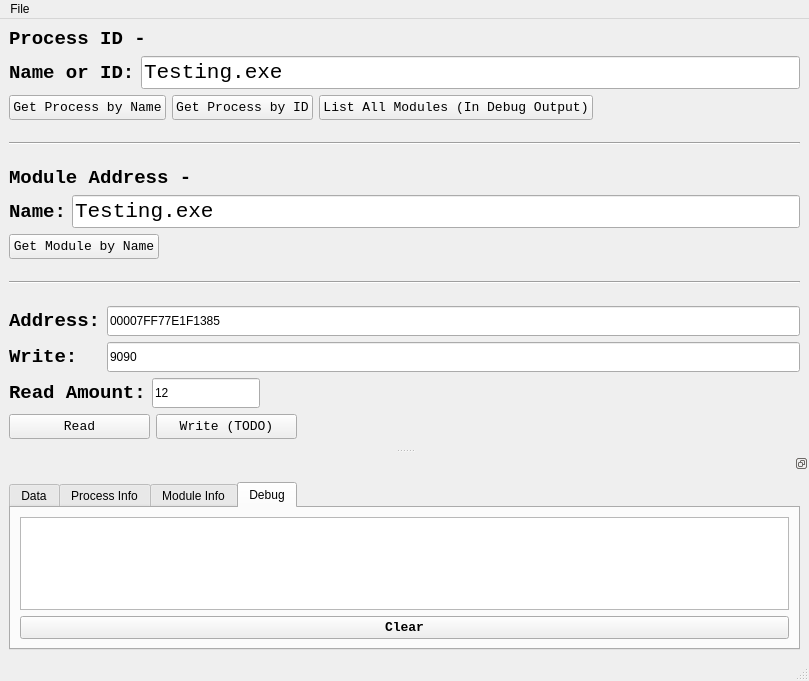
<?xml version="1.0" encoding="UTF-8"?>
<ui version="4.0">
 <class>MainWindow</class>
 <widget class="QMainWindow" name="MainWindow">
  <property name="geometry">
   <rect>
    <x>0</x>
    <y>0</y>
    <width>809</width>
    <height>681</height>
   </rect>
  </property>
  <property name="windowTitle">
   <string>ZEF - Z0F Exploitation Framework</string>
  </property>
  <widget class="QWidget" name="centralwidget">
   <layout class="QFormLayout" name="formLayout_3">
    <item row="0" column="0" colspan="2">
     <widget class="QLabel" name="lbl_ProcID">
      <property name="sizePolicy">
       <sizepolicy hsizetype="Expanding" vsizetype="Preferred">
        <horstretch>0</horstretch>
        <verstretch>0</verstretch>
       </sizepolicy>
      </property>
      <property name="minimumSize">
       <size>
        <width>250</width>
        <height>0</height>
       </size>
      </property>
      <property name="maximumSize">
       <size>
        <width>16777215</width>
        <height>500</height>
       </size>
      </property>
      <property name="font">
       <font>
        <family>Consolas</family>
        <pointsize>14</pointsize>
        <weight>75</weight>
        <bold>true</bold>
       </font>
      </property>
      <property name="mouseTracking">
       <bool>false</bool>
      </property>
      <property name="layoutDirection">
       <enum>Qt::LeftToRight</enum>
      </property>
      <property name="text">
       <string>Process ID -</string>
      </property>
      <property name="textFormat">
       <enum>Qt::PlainText</enum>
      </property>
      <property name="textInteractionFlags">
       <set>Qt::LinksAccessibleByMouse|Qt::TextSelectableByMouse</set>
      </property>
     </widget>
    </item>
    <item row="1" column="0" colspan="2">
     <layout class="QHBoxLayout" name="hLayout_txt_ProcName">
      <property name="sizeConstraint">
       <enum>QLayout::SetMaximumSize</enum>
      </property>
      <item>
       <widget class="QLabel" name="lbl_ProcName">
        <property name="font">
         <font>
          <family>Consolas</family>
          <pointsize>14</pointsize>
          <weight>75</weight>
          <bold>true</bold>
         </font>
        </property>
        <property name="text">
         <string>Name or ID:</string>
        </property>
       </widget>
      </item>
      <item>
       <widget class="QLineEdit" name="txt_ProcName">
        <property name="font">
         <font>
          <family>Consolas</family>
          <pointsize>16</pointsize>
          <weight>50</weight>
          <bold>false</bold>
         </font>
        </property>
        <property name="text">
         <string>Testing.exe</string>
        </property>
       </widget>
      </item>
     </layout>
    </item>
    <item row="2" column="0">
     <layout class="QHBoxLayout" name="hLayout_btn_GetProcBtns">
      <item>
       <widget class="QPushButton" name="btn_GetProcID">
        <property name="minimumSize">
         <size>
          <width>140</width>
          <height>25</height>
         </size>
        </property>
        <property name="font">
         <font>
          <family>Consolas</family>
          <pointsize>10</pointsize>
         </font>
        </property>
        <property name="text">
         <string>Get Process by Name</string>
        </property>
       </widget>
      </item>
      <item>
       <widget class="QPushButton" name="btn_GetProcName">
        <property name="minimumSize">
         <size>
          <width>141</width>
          <height>25</height>
         </size>
        </property>
        <property name="font">
         <font>
          <family>Consolas</family>
          <pointsize>10</pointsize>
         </font>
        </property>
        <property name="text">
         <string>Get Process by ID</string>
        </property>
       </widget>
      </item>
      <item>
       <widget class="QPushButton" name="btn_GetAllMods">
        <property name="sizePolicy">
         <sizepolicy hsizetype="MinimumExpanding" vsizetype="Preferred">
          <horstretch>0</horstretch>
          <verstretch>0</verstretch>
         </sizepolicy>
        </property>
        <property name="minimumSize">
         <size>
          <width>150</width>
          <height>25</height>
         </size>
        </property>
        <property name="maximumSize">
         <size>
          <width>16777215</width>
          <height>50</height>
         </size>
        </property>
        <property name="font">
         <font>
          <family>Consolas</family>
          <pointsize>10</pointsize>
         </font>
        </property>
        <property name="text">
         <string>List All Modules (In Debug Output)</string>
        </property>
       </widget>
      </item>
     </layout>
    </item>
    <item row="4" column="0" colspan="2">
     <layout class="QHBoxLayout" name="hLayout_Line1">
      <property name="rightMargin">
       <number>0</number>
      </property>
      <property name="bottomMargin">
       <number>0</number>
      </property>
      <item>
       <widget class="Line" name="line">
        <property name="orientation">
         <enum>Qt::Horizontal</enum>
        </property>
       </widget>
      </item>
     </layout>
    </item>
    <item row="5" column="0">
     <spacer name="verticalSpacer">
      <property name="orientation">
       <enum>Qt::Vertical</enum>
      </property>
      <property name="sizeType">
       <enum>QSizePolicy::Fixed</enum>
      </property>
      <property name="sizeHint" stdset="0">
       <size>
        <width>20</width>
        <height>10</height>
       </size>
      </property>
     </spacer>
    </item>
    <item row="6" column="0" colspan="2">
     <widget class="QLabel" name="lbl_ModAddr">
      <property name="sizePolicy">
       <sizepolicy hsizetype="Expanding" vsizetype="Preferred">
        <horstretch>0</horstretch>
        <verstretch>0</verstretch>
       </sizepolicy>
      </property>
      <property name="minimumSize">
       <size>
        <width>500</width>
        <height>0</height>
       </size>
      </property>
      <property name="maximumSize">
       <size>
        <width>16777215</width>
        <height>500</height>
       </size>
      </property>
      <property name="font">
       <font>
        <family>Consolas</family>
        <pointsize>14</pointsize>
        <weight>75</weight>
        <bold>true</bold>
       </font>
      </property>
      <property name="layoutDirection">
       <enum>Qt::LeftToRight</enum>
      </property>
      <property name="text">
       <string>Module Address -</string>
      </property>
      <property name="textFormat">
       <enum>Qt::PlainText</enum>
      </property>
      <property name="textInteractionFlags">
       <set>Qt::LinksAccessibleByMouse|Qt::TextSelectableByMouse</set>
      </property>
     </widget>
    </item>
    <item row="7" column="0" colspan="2">
     <layout class="QHBoxLayout" name="hLayout_txt_ModName">
      <item>
       <widget class="QLabel" name="lbl_ModName">
        <property name="font">
         <font>
          <family>Consolas</family>
          <pointsize>14</pointsize>
          <weight>75</weight>
          <bold>true</bold>
         </font>
        </property>
        <property name="text">
         <string>Name:</string>
        </property>
       </widget>
      </item>
      <item>
       <widget class="QLineEdit" name="txt_ModName">
        <property name="font">
         <font>
          <family>Consolas</family>
          <pointsize>16</pointsize>
          <weight>50</weight>
          <bold>false</bold>
         </font>
        </property>
        <property name="text">
         <string>Testing.exe</string>
        </property>
       </widget>
      </item>
     </layout>
    </item>
    <item row="8" column="0">
     <layout class="QHBoxLayout" name="hLayout_btn_GetMod">
      <item>
       <widget class="QPushButton" name="btn_GetModAddr">
        <property name="sizePolicy">
         <sizepolicy hsizetype="MinimumExpanding" vsizetype="Preferred">
          <horstretch>0</horstretch>
          <verstretch>0</verstretch>
         </sizepolicy>
        </property>
        <property name="minimumSize">
         <size>
          <width>150</width>
          <height>25</height>
         </size>
        </property>
        <property name="maximumSize">
         <size>
          <width>16777215</width>
          <height>50</height>
         </size>
        </property>
        <property name="font">
         <font>
          <family>Consolas</family>
          <pointsize>10</pointsize>
         </font>
        </property>
        <property name="text">
         <string>Get Module by Name</string>
        </property>
       </widget>
      </item>
     </layout>
    </item>
    <item row="10" column="0" colspan="2">
     <layout class="QHBoxLayout" name="hLayout_Line2">
      <property name="rightMargin">
       <number>0</number>
      </property>
      <property name="bottomMargin">
       <number>0</number>
      </property>
      <item>
       <widget class="Line" name="line_2">
        <property name="sizePolicy">
         <sizepolicy hsizetype="Expanding" vsizetype="Fixed">
          <horstretch>0</horstretch>
          <verstretch>0</verstretch>
         </sizepolicy>
        </property>
        <property name="orientation">
         <enum>Qt::Horizontal</enum>
        </property>
       </widget>
      </item>
     </layout>
    </item>
    <item row="12" column="0" colspan="2">
     <layout class="QHBoxLayout" name="hLayout_txt_Addr">
      <property name="rightMargin">
       <number>0</number>
      </property>
      <property name="bottomMargin">
       <number>0</number>
      </property>
      <item>
       <widget class="QLabel" name="lbl_Address">
        <property name="font">
         <font>
          <family>Consolas</family>
          <pointsize>14</pointsize>
          <weight>75</weight>
          <bold>true</bold>
         </font>
        </property>
        <property name="text">
         <string>Address:</string>
        </property>
       </widget>
      </item>
      <item>
       <widget class="QLineEdit" name="txt_Address">
        <property name="minimumSize">
         <size>
          <width>0</width>
          <height>30</height>
         </size>
        </property>
        <property name="text">
         <string>00007FF77E1F1385</string>
        </property>
       </widget>
      </item>
     </layout>
    </item>
    <item row="14" column="0">
     <layout class="QHBoxLayout" name="hLayout_txt_SizeAmnt">
      <property name="rightMargin">
       <number>0</number>
      </property>
      <property name="bottomMargin">
       <number>0</number>
      </property>
      <item>
       <widget class="QLabel" name="lbl_Size">
        <property name="font">
         <font>
          <family>Consolas</family>
          <pointsize>14</pointsize>
          <weight>75</weight>
          <bold>true</bold>
         </font>
        </property>
        <property name="text">
         <string>Read Amount:</string>
        </property>
       </widget>
      </item>
      <item>
       <widget class="QLineEdit" name="txt_Size">
        <property name="minimumSize">
         <size>
          <width>0</width>
          <height>30</height>
         </size>
        </property>
        <property name="text">
         <string>12</string>
        </property>
       </widget>
      </item>
     </layout>
    </item>
    <item row="15" column="0">
     <layout class="QHBoxLayout" name="hLayout_btn_RW">
      <property name="rightMargin">
       <number>0</number>
      </property>
      <property name="bottomMargin">
       <number>0</number>
      </property>
      <item>
       <widget class="QPushButton" name="btn_Read">
        <property name="minimumSize">
         <size>
          <width>141</width>
          <height>25</height>
         </size>
        </property>
        <property name="font">
         <font>
          <family>Consolas</family>
          <pointsize>10</pointsize>
         </font>
        </property>
        <property name="text">
         <string>Read</string>
        </property>
       </widget>
      </item>
      <item>
       <widget class="QPushButton" name="btn_Write">
        <property name="minimumSize">
         <size>
          <width>141</width>
          <height>25</height>
         </size>
        </property>
        <property name="font">
         <font>
          <family>Consolas</family>
          <pointsize>10</pointsize>
         </font>
        </property>
        <property name="text">
         <string>Write (TODO)</string>
        </property>
       </widget>
      </item>
     </layout>
    </item>
    <item row="11" column="0">
     <spacer name="verticalSpacer_2">
      <property name="orientation">
       <enum>Qt::Vertical</enum>
      </property>
      <property name="sizeType">
       <enum>QSizePolicy::Fixed</enum>
      </property>
      <property name="sizeHint" stdset="0">
       <size>
        <width>20</width>
        <height>10</height>
       </size>
      </property>
     </spacer>
    </item>
    <item row="3" column="0">
     <spacer name="verticalSpacer_3">
      <property name="orientation">
       <enum>Qt::Vertical</enum>
      </property>
      <property name="sizeType">
       <enum>QSizePolicy::Fixed</enum>
      </property>
      <property name="sizeHint" stdset="0">
       <size>
        <width>20</width>
        <height>10</height>
       </size>
      </property>
     </spacer>
    </item>
    <item row="9" column="0">
     <spacer name="verticalSpacer_4">
      <property name="orientation">
       <enum>Qt::Vertical</enum>
      </property>
      <property name="sizeType">
       <enum>QSizePolicy::Fixed</enum>
      </property>
      <property name="sizeHint" stdset="0">
       <size>
        <width>20</width>
        <height>10</height>
       </size>
      </property>
     </spacer>
    </item>
    <item row="13" column="0" colspan="2">
     <layout class="QHBoxLayout" name="hLayout_txt_Write">
      <property name="leftMargin">
       <number>0</number>
      </property>
      <property name="topMargin">
       <number>0</number>
      </property>
      <item>
       <widget class="QLabel" name="lbl_Write">
        <property name="font">
         <font>
          <family>Consolas</family>
          <pointsize>14</pointsize>
          <weight>75</weight>
          <bold>true</bold>
         </font>
        </property>
        <property name="text">
         <string>Write:  </string>
        </property>
       </widget>
      </item>
      <item>
       <widget class="QLineEdit" name="txt_Write">
        <property name="minimumSize">
         <size>
          <width>0</width>
          <height>30</height>
         </size>
        </property>
        <property name="text">
         <string>9090</string>
        </property>
       </widget>
      </item>
     </layout>
    </item>
   </layout>
  </widget>
  <widget class="QMenuBar" name="menubar">
   <property name="geometry">
    <rect>
     <x>0</x>
     <y>0</y>
     <width>809</width>
     <height>20</height>
    </rect>
   </property>
   <widget class="QMenu" name="menuFile">
    <property name="sizePolicy">
     <sizepolicy hsizetype="Preferred" vsizetype="Preferred">
      <horstretch>0</horstretch>
      <verstretch>0</verstretch>
     </sizepolicy>
    </property>
    <property name="title">
     <string>File</string>
    </property>
    <addaction name="action_About"/>
    <addaction name="action_Save"/>
    <addaction name="action_Load"/>
   </widget>
   <addaction name="menuFile"/>
  </widget>
  <widget class="QStatusBar" name="statusbar"/>
  <widget class="QDockWidget" name="dockWidget_2">
   <property name="features">
    <set>QDockWidget::DockWidgetFloatable|QDockWidget::DockWidgetMovable</set>
   </property>
   <attribute name="dockWidgetArea">
    <number>8</number>
   </attribute>
   <widget class="QWidget" name="dockWidgetContents_4">
    <layout class="QGridLayout" name="gridLayout">
     <item row="1" column="0">
      <widget class="QTabWidget" name="tabWidget">
       <property name="font">
        <font>
         <weight>50</weight>
         <bold>false</bold>
        </font>
       </property>
       <property name="tabPosition">
        <enum>QTabWidget::North</enum>
       </property>
       <property name="tabShape">
        <enum>QTabWidget::Rounded</enum>
       </property>
       <property name="currentIndex">
        <number>3</number>
       </property>
       <property name="movable">
        <bool>false</bool>
       </property>
       <widget class="QWidget" name="tab_Data">
        <attribute name="title">
         <string>Data</string>
        </attribute>
        <layout class="QGridLayout" name="gridLayout_2">
         <item row="0" column="0">
          <widget class="QPlainTextEdit" name="txt_Output">
           <property name="font">
            <font>
             <family>Consolas</family>
             <pointsize>12</pointsize>
             <weight>50</weight>
             <bold>false</bold>
             <stylestrategy>PreferDefault</stylestrategy>
            </font>
           </property>
           <property name="readOnly">
            <bool>true</bool>
           </property>
          </widget>
         </item>
        </layout>
       </widget>
       <widget class="QWidget" name="tab_ProcInfo">
        <attribute name="title">
         <string>Process Info</string>
        </attribute>
        <layout class="QGridLayout" name="gridLayout_7">
         <item row="0" column="0">
          <widget class="QPlainTextEdit" name="txt_ProcInfo">
           <property name="font">
            <font>
             <family>Consolas</family>
             <pointsize>12</pointsize>
             <weight>50</weight>
             <bold>false</bold>
             <stylestrategy>PreferDefault</stylestrategy>
            </font>
           </property>
           <property name="readOnly">
            <bool>true</bool>
           </property>
          </widget>
         </item>
        </layout>
       </widget>
       <widget class="QWidget" name="tab_ModInfo">
        <attribute name="title">
         <string>Module Info</string>
        </attribute>
        <layout class="QGridLayout" name="gridLayout_6">
         <item row="0" column="0">
          <widget class="QPlainTextEdit" name="txt_ModInfo">
           <property name="font">
            <font>
             <family>Consolas</family>
             <pointsize>12</pointsize>
             <weight>50</weight>
             <bold>false</bold>
             <stylestrategy>PreferDefault</stylestrategy>
            </font>
           </property>
           <property name="readOnly">
            <bool>true</bool>
           </property>
          </widget>
         </item>
        </layout>
       </widget>
       <widget class="QWidget" name="tab_Debug">
        <attribute name="title">
         <string>Debug</string>
        </attribute>
        <layout class="QGridLayout" name="gridLayout_5">
         <item row="1" column="0">
          <widget class="QPlainTextEdit" name="txt_Debug">
           <property name="font">
            <font>
             <family>Consolas</family>
             <pointsize>9</pointsize>
             <weight>50</weight>
             <bold>false</bold>
             <stylestrategy>PreferDefault</stylestrategy>
            </font>
           </property>
           <property name="readOnly">
            <bool>true</bool>
           </property>
          </widget>
         </item>
         <item row="2" column="0">
          <widget class="QPushButton" name="btn_Clear">
           <property name="sizePolicy">
            <sizepolicy hsizetype="Minimum" vsizetype="Minimum">
             <horstretch>0</horstretch>
             <verstretch>0</verstretch>
            </sizepolicy>
           </property>
           <property name="maximumSize">
            <size>
             <width>16777215</width>
             <height>50</height>
            </size>
           </property>
           <property name="font">
            <font>
             <family>Consolas</family>
             <pointsize>10</pointsize>
             <weight>75</weight>
             <bold>true</bold>
            </font>
           </property>
           <property name="text">
            <string>Clear</string>
           </property>
          </widget>
         </item>
        </layout>
       </widget>
      </widget>
     </item>
    </layout>
   </widget>
  </widget>
  <action name="action_About">
   <property name="checkable">
    <bool>false</bool>
   </property>
   <property name="text">
    <string>About</string>
   </property>
  </action>
  <action name="action_Save">
   <property name="text">
    <string>Save</string>
   </property>
  </action>
  <action name="action_Load">
   <property name="text">
    <string>Load</string>
   </property>
  </action>
 </widget>
 <resources/>
 <connections/>
</ui>
